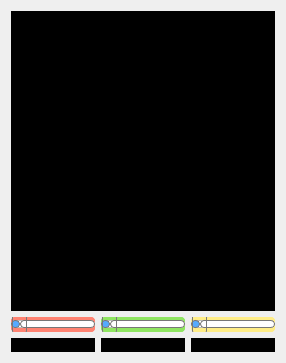
        <widget class="QWidget" name="model_1">
         <property name="styleSheet">
          <string notr="true">QTabBar::tab {
    background-color: #111111;	
    height:70px;
    width: 70px;
    border: none;
    margin: 0px;
    padding-top: -15px;
    padding-bottom: 15px
}</string>
         </property>
         <attribute name="icon">
          <iconset>
           <normaloff>pictures/brain.png</normaloff>pictures/brain.png</iconset>
         </attribute>
         <attribute name="title">
          <string/>
         </attribute>
         <layout class="QGridLayout" name="gridLayout_5">
          <item row="1" column="2">
           <widget class="QFrame" name="barx_1">
            <property name="sizePolicy">
             <sizepolicy hsizetype="Preferred" vsizetype="Maximum">
              <horstretch>0</horstretch>
              <verstretch>0</verstretch>
             </sizepolicy>
            </property>
            <property name="styleSheet">
             <string notr="true">background-color: #FFED87;
border-radius: 4px;</string>
            </property>
            <property name="frameShape">
             <enum>QFrame::StyledPanel</enum>
            </property>
            <property name="frameShadow">
             <enum>QFrame::Raised</enum>
            </property>
            <layout class="QHBoxLayout" name="horizontalLayout_6">
             <property name="spacing">
              <number>0</number>
             </property>
             <property name="leftMargin">
              <number>0</number>
             </property>
             <property name="topMargin">
              <number>0</number>
             </property>
             <property name="rightMargin">
              <number>0</number>
             </property>
             <property name="bottomMargin">
              <number>0</number>
             </property>
             <item>
              <widget class="QSlider" name="sliderx_1">
               <property name="mouseTracking">
                <bool>false</bool>
               </property>
               <property name="styleSheet">
                <string notr="true">QSlider::groove:horizontal {
border: 1px solid #bbb;
background: white;
height: 6px;
border-radius: 4px;
}

QSlider::sub-page:horizontal {
background: rgb(85, 170, 255);
border: 1px solid #777;
height: 10px;
border-radius: 4px;
}

QSlider::add-page:horizontal {
background: #fff;
border: 1px solid #777;
height: 10px;
border-radius: 4px;
}

QSlider::handle:horizontal {
background: qlineargradient(x1:0, y1:0, x2:1, y2:1,
    stop:0 #eee, stop:1 #ccc);
border: 1px solid #777;
width: 13px;
margin-top: -8px;
margin-bottom: -8px;
border-radius: 4px;
}

QSlider::handle:horizontal:hover {
background: qlineargradient(x1:0, y1:0, x2:1, y2:1,
    stop:0 #fff, stop:1 #ddd);
border: 1px solid #444;
border-radius: 4px;
}

QSlider::sub-page:horizontal:disabled {
background: #eee;
border-color: #999;
}

QSlider::add-page:horizontal:disabled {
background: #eee;
border-color: #999;
}

QSlider::handle:horizontal:disabled {
background: #eee;
border: 1px solid #aaa;
border-radius: 4px;
}</string>
               </property>
               <property name="orientation">
                <enum>Qt::Horizontal</enum>
               </property>
              </widget>
             </item>
            </layout>
           </widget>
          </item>
          <item row="1" column="1">
           <widget class="QFrame" name="bary_1">
            <property name="styleSheet">
             <string notr="true">background-color: #8FE561;
border-radius: 4px;</string>
            </property>
            <property name="frameShape">
             <enum>QFrame::StyledPanel</enum>
            </property>
            <property name="frameShadow">
             <enum>QFrame::Raised</enum>
            </property>
            <layout class="QHBoxLayout" name="horizontalLayout_4">
             <property name="spacing">
              <number>0</number>
             </property>
             <property name="leftMargin">
              <number>0</number>
             </property>
             <property name="topMargin">
              <number>0</number>
             </property>
             <property name="rightMargin">
              <number>0</number>
             </property>
             <property name="bottomMargin">
              <number>0</number>
             </property>
             <item>
              <widget class="QSlider" name="slidery_1">
               <property name="mouseTracking">
                <bool>false</bool>
               </property>
               <property name="styleSheet">
                <string notr="true">QSlider::groove:horizontal {
border: 1px solid #bbb;
background: white;
height: 6px;
border-radius: 4px;
}

QSlider::sub-page:horizontal {
background: rgb(85, 170, 255);
border: 1px solid #777;
height: 10px;
border-radius: 4px;
}

QSlider::add-page:horizontal {
background: #fff;
border: 1px solid #777;
height: 10px;
border-radius: 4px;
}

QSlider::handle:horizontal {
background: qlineargradient(x1:0, y1:0, x2:1, y2:1,
    stop:0 #eee, stop:1 #ccc);
border: 1px solid #777;
width: 13px;
margin-top: -8px;
margin-bottom: -8px;
border-radius: 4px;
}

QSlider::handle:horizontal:hover {
background: qlineargradient(x1:0, y1:0, x2:1, y2:1,
    stop:0 #fff, stop:1 #ddd);
border: 1px solid #444;
border-radius: 4px;
}

QSlider::sub-page:horizontal:disabled {
background: #eee;
border-color: #999;
}

QSlider::add-page:horizontal:disabled {
background: #eee;
border-color: #999;
}

QSlider::handle:horizontal:disabled {
background: #eee;
border: 1px solid #aaa;
border-radius: 4px;
}</string>
               </property>
               <property name="orientation">
                <enum>Qt::Horizontal</enum>
               </property>
              </widget>
             </item>
            </layout>
           </widget>
          </item>
          <item row="1" column="0">
           <widget class="QFrame" name="barz_1">
            <property name="styleSheet">
             <string notr="true">background-color: rgb(255, 131, 114);
border-radius: 4px;</string>
            </property>
            <property name="frameShape">
             <enum>QFrame::StyledPanel</enum>
            </property>
            <property name="frameShadow">
             <enum>QFrame::Raised</enum>
            </property>
            <layout class="QHBoxLayout" name="horizontalLayout_5">
             <property name="spacing">
              <number>0</number>
             </property>
             <property name="leftMargin">
              <number>0</number>
             </property>
             <property name="topMargin">
              <number>0</number>
             </property>
             <property name="rightMargin">
              <number>0</number>
             </property>
             <property name="bottomMargin">
              <number>0</number>
             </property>
             <item>
              <widget class="QSlider" name="sliderz_1">
               <property name="mouseTracking">
                <bool>false</bool>
               </property>
               <property name="styleSheet">
                <string notr="true">QSlider::groove:horizontal {
border: 1px solid #bbb;
background: white;
height: 6px;
border-radius: 4px;
}

QSlider::sub-page:horizontal {
background: rgb(85, 170, 255);
border: 1px solid #777;
height: 10px;
border-radius: 4px;
}

QSlider::add-page:horizontal {
background: #fff;
border: 1px solid #777;
height: 10px;
border-radius: 4px;
}

QSlider::handle:horizontal {
background: qlineargradient(x1:0, y1:0, x2:1, y2:1,
    stop:0 #eee, stop:1 #ccc);
border: 1px solid #777;
width: 13px;
margin-top: -8px;
margin-bottom: -8px;
border-radius: 4px;
}

QSlider::handle:horizontal:hover {
background: qlineargradient(x1:0, y1:0, x2:1, y2:1,
    stop:0 #fff, stop:1 #ddd);
border: 1px solid #444;
border-radius: 4px;
}

QSlider::sub-page:horizontal:disabled {
background: #eee;
border-color: #999;
}

QSlider::add-page:horizontal:disabled {
background: #eee;
border-color: #999;
}

QSlider::handle:horizontal:disabled {
background: #eee;
border: 1px solid #aaa;
border-radius: 4px;
}</string>
               </property>
               <property name="orientation">
                <enum>Qt::Horizontal</enum>
               </property>
               <property name="tickPosition">
                <enum>QSlider::NoTicks</enum>
               </property>
              </widget>
             </item>
            </layout>
           </widget>
          </item>
          <item row="2" column="2">
           <widget class="QLabel" name="imagex_1">
            <property name="mouseTracking">
             <bool>true</bool>
            </property>
            <property name="styleSheet">
             <string notr="true">background-color: rgb(0, 0, 0);</string>
            </property>
            <property name="text">
             <string/>
            </property>
            <property name="alignment">
             <set>Qt::AlignCenter</set>
            </property>
           </widget>
          </item>
          <item row="2" column="1">
           <widget class="QLabel" name="imagey_1">
            <property name="mouseTracking">
             <bool>true</bool>
            </property>
            <property name="styleSheet">
             <string notr="true">background-color: rgb(0, 0, 0);</string>
            </property>
            <property name="text">
             <string/>
            </property>
            <property name="alignment">
             <set>Qt::AlignCenter</set>
            </property>
           </widget>
          </item>
          <item row="0" column="0" colspan="3">
           <widget class="QLabel" name="threeD_window_1">
            <property name="sizePolicy">
             <sizepolicy hsizetype="Preferred" vsizetype="Preferred">
              <horstretch>0</horstretch>
              <verstretch>0</verstretch>
             </sizepolicy>
            </property>
            <property name="minimumSize">
             <size>
              <width>0</width>
              <height>300</height>
             </size>
            </property>
            <property name="styleSheet">
             <string notr="true">background-color: rgb(0, 0, 0);</string>
            </property>
            <property name="text">
             <string/>
            </property>
            <property name="scaledContents">
             <bool>false</bool>
            </property>
            <property name="indent">
             <number>0</number>
            </property>
           </widget>
          </item>
          <item row="2" column="0">
           <widget class="QLabel" name="imagez_1">
            <property name="mouseTracking">
             <bool>true</bool>
            </property>
            <property name="styleSheet">
             <string notr="true">background-color: rgb(0, 0, 0);</string>
            </property>
            <property name="text">
             <string/>
            </property>
            <property name="alignment">
             <set>Qt::AlignCenter</set>
            </property>
           </widget>
          </item>
         </layout>
        </widget>
